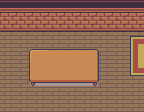

This game map was drawn from its Tiled (.tmx) file and the tilesets committed beside it. A one-line description and the trimmed map source follow:
An orthogonal 9x7 tile map with 16x16 px tiles, 4 tile layers (Tile Layer 1, Tile Layer 2, Tile Layer 3, Above player), 3 tilesets and 2 objects (2x collision).

<map version="1.10" tiledversion="1.11.1-99-gec89c545" orientation="orthogonal" renderorder="right-down" compressionlevel="0" width="9" height="7" tilewidth="16" tileheight="16" infinite="0" nextlayerid="7" nextobjectid="65">
 <properties>
  <property name="edges" value="clamped" />
  <property name="inside" type="bool" value="true" />
  <property name="map_type" value="dungeon" />
  <property name="scenario" value="spyder" />
  <property name="slug" value="nimrod_room" />
 </properties>
 <tileset firstgid="1" source="../gfx/tilesets/core_indoor_walls.tsx" />
 <tileset firstgid="3865" source="../gfx/tilesets/core_set pieces.tsx" />
 <tileset firstgid="5415" name="Interiors_16x16" tilewidth="16" tileheight="16" tilecount="2592" columns="16">
  <image source="../gfx/tilesets/Interiors_16x16.png" width="256" height="2592" />
 </tileset>
 <layer id="1" name="Tile Layer 1" width="9" height="7">
  <data>[63 cells, 63 non-empty, 1 distinct tile ids]</data>
 </layer>
 <layer id="2" name="Tile Layer 2" width="9" height="7">
  <data>[63 cells, 39 non-empty, 20 distinct tile ids]</data>
 </layer>
 <layer id="3" name="Tile Layer 3" width="9" height="7">
  <data>[63 cells, 0 non-empty, 0 distinct tile ids]</data>
 </layer>
 <layer id="4" name="Above player" width="9" height="7">
  <data>[63 cells, 0 non-empty, 0 distinct tile ids]</data>
 </layer>
 <objectgroup color="#ff0000" id="5" name="Collisions">
  <object id="2" type="collision" x="0" y="16" width="144" height="16" />
  <object id="5" type="collision" x="32" y="48" width="64" height="32" />
 </objectgroup>
</map>
